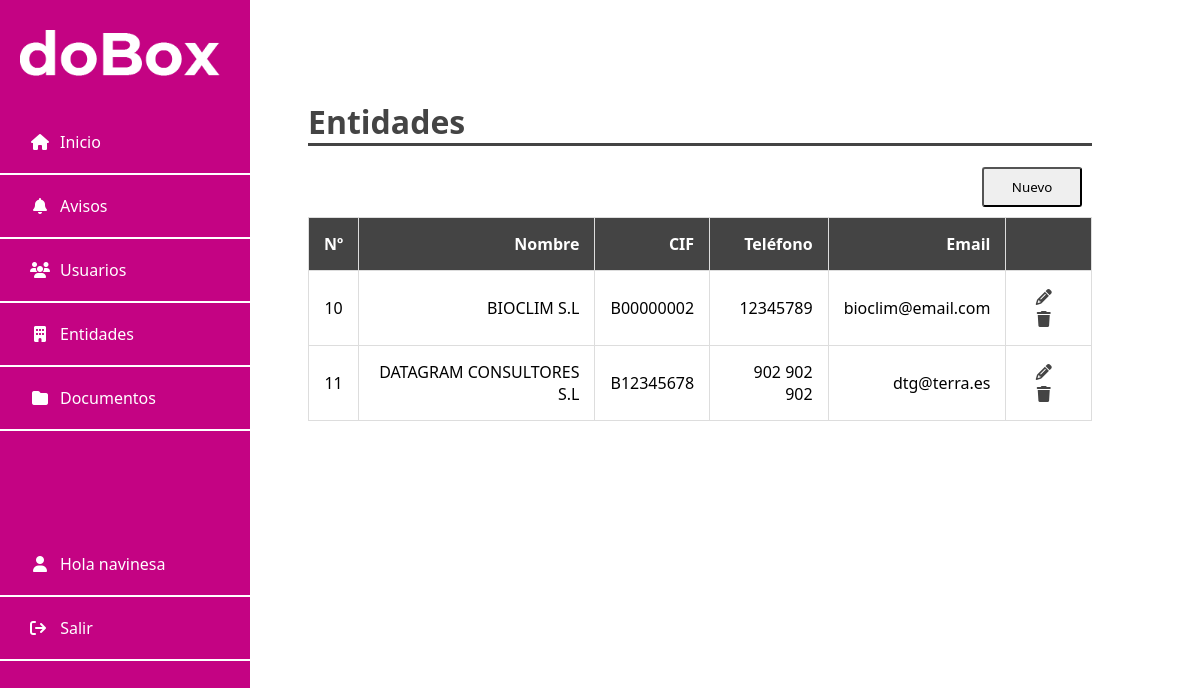
/entidades/gridentidades.php (signed in), run on the app's committed database.
### tables this page shows
CREATE TABLE `tbl_entidades` (
  `ID_ENTIDAD` int(11) NOT NULL,
  `NOMBRE` varchar(50) NOT NULL,
  `CIF` varchar(10) NOT NULL,
  `TELEFONO` varchar(12) NOT NULL,
  `EMAIL` varchar(50) NOT NULL
);

### login/Usuario_Sesion.php (called while the page is built, shortened)
<?php
class Usuario_Sesion
{
    private $usuario = null;
    private $rol = null;
    function __construct()
    {
        if (isset($_SESSION["usuario"]) || isset($_SESSION["rol"]) || isset($_SESSION["id"]) || isset($_SESSION["email"])) {
            $this->usuario = $_SESSION["usuario"];
            $this->rol = $_SESSION["rol"];
        }
    }
    public function getUsuario()
    {
        return $this->usuario;
    }
    public function getRol()
    {
        return $this->rol;
    }
}

### entidades/gridentidades.php (the view, shortened to what this page needs)
<?php
require('../conexion.php');
include "../login/Usuario_Sesion.php";
$usuario_sesion = new Usuario_Sesion();
$usuario = $usuario_sesion->getUsuario();
$rol = $usuario_sesion->getRol();
$resultado = $mysqli->query("SELECT * FROM tbl_entidades");
?>
<!DOCTYPE html>
<html lang="en">
<head>
    <link rel="stylesheet" type="text/css" href="../css/index.css">
    <link rel="stylesheet" href="https://cdnjs.cloudflare.com/ajax/libs/font-awesome/6.1.1/css/all.min.css" />
</head>
<body>
    <div class="sidenav">
        <img class="logo" src="../img/logo_doBox_white.png">
        <a href="../home.php"><i class="fa fa-fw fa-home"></i>Inicio</a>
        <?php if ($rol === 'Administrador') { ?>
            <a href="../avisos/gridavisos.php"><i class="fa fa-fw fa-bell"></i>Avisos</a>
            <a href="../usuarios/gridusuarios.php"><i class="fa fa-fw fa-users"></i>Usuarios</a>
        <?php }
        ?>
        <a href="../entidades/gridentidades.php"><i class="fa fa-fw fa-building"></i>Entidades</a>
        <a href="../documentos/griddocumentos.php"><i class="fa fa-fw fa-folder"></i>Documentos</a>
        <br>
        <div class="sesion">
            <a href="index.php"><i class="fa fa-fw fa-user"></i>Hola <?php echo $usuario ?></a>
            <a href="../login/logout.php"><i class="fa fa-solid fa-arrow-right-from-bracket"></i> Salir</a>
        </div>
    </div>
    <div class="main">
        <h1>Entidades</h1>
        <button onclick="location.href='nueva_entidad.php'" class="guardar">Nuevo</button>
        <table>
            <thead>
                <tr>
                    <th>Nº</th>
                    <th>Nombre</th>
                    <th>CIF</th>
                    <th>Teléfono</th>
                    <th>Email </th>
                    <th> </th>
                </tr>
            </thead>
            <tbody>
                <?php
                while ($fila = $resultado->fetch_assoc()) { ?>
                    <tr>
                        <td class="celdacentrada"><?php echo $fila['ID_ENTIDAD']; ?></td>
                        <td><?php echo $fila['NOMBRE']; ?></td>
                        <td><?php echo $fila['CIF']; ?></td>
                        <td><?php echo $fila['TELEFONO']; ?></td>
                        <td><?php echo $fila['EMAIL']; ?></td>
                        <td class="celdacentrada"><a href="modificar_entidad.php?ID=<?php echo $fila['ID_ENTIDAD']; ?>"><i class="fa fa-fw fa-pencil link"></i><a href="eliminar_entidad.php?ID=<?php echo $fila['ID_ENTIDAD']; ?>"><i class="fa fa-fw fa-trash link"></i></td>
                    </tr>
                <?php } ?>
            </tbody>
        </table>
    </div>
</body>
</html>

### css/index.css (style rules this page uses)
body { font-family:'Segoe UI', Tahoma, Geneva, Verdana, sans-serif }
h1 { border-bottom: 3px solid #444; color:#444 }
.logo { width: 200px; margin: 20px 20px 20px 10px; padding: 10px 10px 10px 10px; border-radius: 10px }
.fa { padding-right: 10px }
.sidenav { height: 100%; width: 250px; position: fixed; z-index: 1; top: 0; left: 0; background-color: #c40383; overflow-x: hidden }
.sidenav a { padding: 20px 8px 20px 30px; text-decoration: none; font-size: 16px; color: white; display: block; border-bottom: 2px solid white }
.sesion { margin-top: 80px }
.main { margin-left: 300px; margin-top: 100px; margin-right: 100px }
.guardar { font-family: 'Segoe UI', Tahoma, Geneva, Verdana, sans-serif; border-radius: 3px; float: right; width: 100px; height: 40px; margin-left: 10px; margin-right: 10px; margin-bottom: 10px }
table { width: 100%; border-collapse: collapse }
table, th, td { border: 1px solid #ddd }
th { background-color: #444; color: white }
th, td { padding: 15px; text-align: right }
.celdacentrada { text-align: center }
.link { color:#444 }

### data on the page
tbl_entidades: ID_ENTIDAD "10", NOMBRE "BIOCLIM S.L", CIF "B00000002", TELEFONO "12345789", EMAIL "bioclim@email.com"
tbl_entidades: ID_ENTIDAD "11", NOMBRE "DATAGRAM CONSULTORES S.L", CIF "B12345678", TELEFONO "902 902 902", EMAIL "dtg@terra.es"

### other printed values
$usuario "navinesa"
